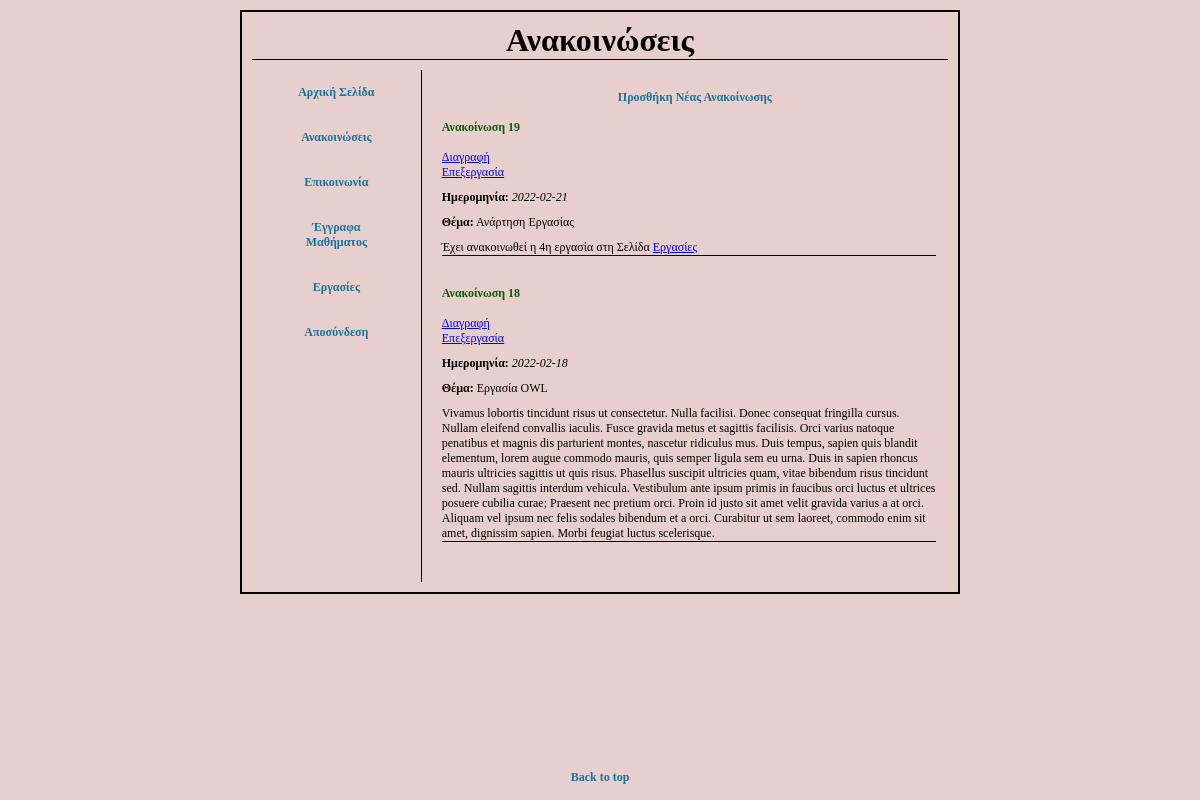
The app's page /announcement.php (signed in) with its own data.
### tables this page shows
CREATE TABLE `announcement` (
  `id` int(11) NOT NULL,
  `date` date NOT NULL,
  `subject` varchar(150) NOT NULL,
  `text` varchar(10000) NOT NULL
);

### announcement.php (the view, shortened to what this page needs)
<!DOCTYPE html>
<?php
$db = mysqli_connect('localhost', 'christpc', 'Ui8sx14$', 'student3350') or die("could not connect to db");
mysqli_set_charset($db, "utf8");
?>
<html>
<head>
    <link rel="stylesheet" type="text/css" href="./styles.css" />
</head>
<body>
    <div class="page">
        <h1 class="title-container">Ανακοινώσεις</h1>
        <div class="flex-parent-element">
            <div class="flex-child-element subflex first">
                <ul class="menu">
                    <li> <a href="./index.php" class="button">Αρχική Σελίδα</a></li>
                    <li> <a href="./announcement.php" class="button">Ανακοινώσεις</a></li>
                    <li> <a href="./communication.php" class="button">Επικοινωνία</a></li>
                    <li> <a href="./documents.php" class="button">Έγγραφα Μαθήματος</a></li>
                    <li> <a href="./homework.php" class="button">Εργασίες</a></li>
                    <li> <a href="./login.php" class="button">Αποσύνδεση</a></li>
                </ul>
            </div>
            <div class="flex-child-element second text-div">
            <?php if ($_SESSION['role']) {
            echo "<a href=\"addAnnouncement.php\" class=\"button\">Προσθήκη Νέας Ανακοίνωσης</a><br></p></li>";
        }
        ?>
                <ul>
                    <?php
                    $query = "SELECT * FROM announcement ORDER BY id DESC";
                    $results = mysqli_query($db, $query);
                    while ($row = mysqli_fetch_array($results)) {
                        $id = $row['id'];
                        $date = $row['date'];
                        $subject = $row['subject'];
                        $text = $row['text'];
                        echo "<li class=\"announcement-container\">
                        <section>
                            <h2 class=\"heading2\">Ανακοίνωση";
                        echo " $id </h2>";
                        if ($_SESSION['role']) {
                            $del = 'deleteannouncement.php?id='.$id;
                            echo "<br> <a href= $del> Διαγραφή </a>";
                            $tempsub = str_replace(' ', '_', $subject);
                            $temptext = str_replace(' ', '_', $text);
                            if(str_contains($temptext,"<a")){
                                $temptext = str_replace("<a","_",$temptext);
                                $temptext = str_replace("</a>","",$temptext);
                                $temptext = str_replace("Εργασίες","",$temptext);
                                $temptext = str_replace(">","",$temptext);
                            }
                            $del = "addannouncement.php?type=edit&id=".$id."&date=".$date."&subject=".$tempsub."&text=".$temptext;
                            echo "<br> <a href= $del> Επεξεργασία </a> <br>";
                        }
                        echo "<p class=\"announcement-subtitle\"> <b>Ημερομηνία:</b>";
                        echo " <em> $date </em> </p> \n";
                        echo "<p class=\"announcement-subtitle\"> <b>Θέμα:</b> ";
                        echo " $subject</p> \n";
                        echo "<p class=\"list-text withborder\"> ";
                        echo " $text</p> \n";
                        echo " </section> </li>";
                    }
                    ?>
                </ul>
            </div>
        </div>
    </div>
    <footer>
        <a href="./announcement.php" class="button">Back to top</a>
    </footer>
</body>
</html>

### styles.css (style rules this page uses)
html, body { padding: 0px; margin: 0px; font-family: Georgia, serif; overflow-y: visible; scroll-behavior: smooth; overflow-x: hidden; background-color: rgb(231, 207, 205); height: 100vh; width: 100vw; display: flex; flex-direction: column; align-items: center; }
* { box-sizing: border-box; padding: 0; margin: 0; }
ul.menu { list-style-type: none; text-align: center; }
.page { border: 2px solid; margin: auto; width: 60%; padding: 10px; margin-top: 10px; }
.title-container { align-self: center; text-align: center; border-bottom: 1px solid; margin-bottom: 5px; text-align: center; }
.button { border: none; padding: 15px 32px; text-align: center; text-decoration: none; display: inline-block; font-size: 1vw; cursor: pointer; font-weight: bold; color: rgb(21, 117, 155); width: 100%; }
.flex-parent-element { display: flex; width: 100%; }
.flex-child-element { margin-top: 5px; width: 100%; }
.subflex { border-right: 1px solid; }
.first { flex: 0.25; }
.second { flex: 0.75; }
.flex-child-element:first-child { margin-right: 20px; }
.text-div { margin-top: 10px; margin-bottom: 10px; font-size: 1vw; }
.heading2 { color: rgb(10, 94, 10); font-size: 1vw; }
.announcement-container { width: auto; height: auto; margin-bottom: 30px; }
.list-text { text-align: left; font-size: 1vw; flex-grow: 1; margin-right: 12px; }
.withborder { border-bottom: 1px solid; }
.announcement-subtitle { font-size: 1vw; flex-grow: 1; margin-top: 10px; margin-bottom: 10px; }
li { text-align: -webkit-match-parent; }
ul { list-style-type: none; }
section { display: block; }

### records on screen
announcement: id "19", date "2022-02-21", subject "Ανάρτηση Εργασίας", text "Έχει ανακοινωθεί η 4η εργασία στη Σελίδα Εργασίες"
announcement: id "18", date "2022-02-18", subject "Εργασία OWL", text "Vivamus lobortis tincidunt risus ut consectetur. Nulla facilisi. Donec consequat fringilla cursus. Nullam eleifend convallis iaculis. Fusce gravida metus et sagittis facilisis. Orci varius natoque penatibus et magnis dis parturient montes, nascetur ridiculus mus. Duis tempus, sapien quis blandit elementum, lorem augue commodo mauris, quis semper ligula sem eu urna. Duis in sapien rhoncus mauris ultricies sagittis ut quis risus. Phasellus suscipit ultricies quam, vitae bibendum risus tincidunt sed. Nullam sagittis interdum vehicula. Vestibulum ante ipsum primis in faucibus orci luctus et ultrices posuere cubilia curae; Praesent nec pretium orci. Proin id justo sit amet velit gravida varius a…"
